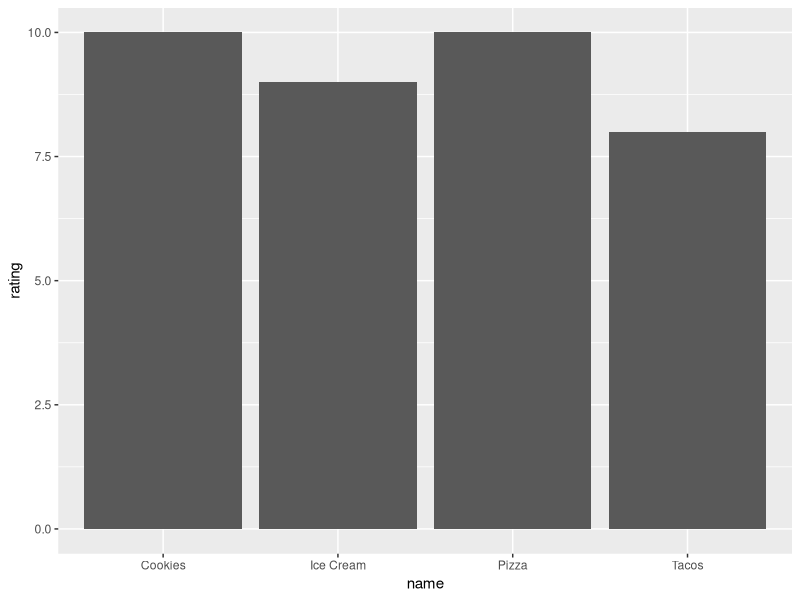
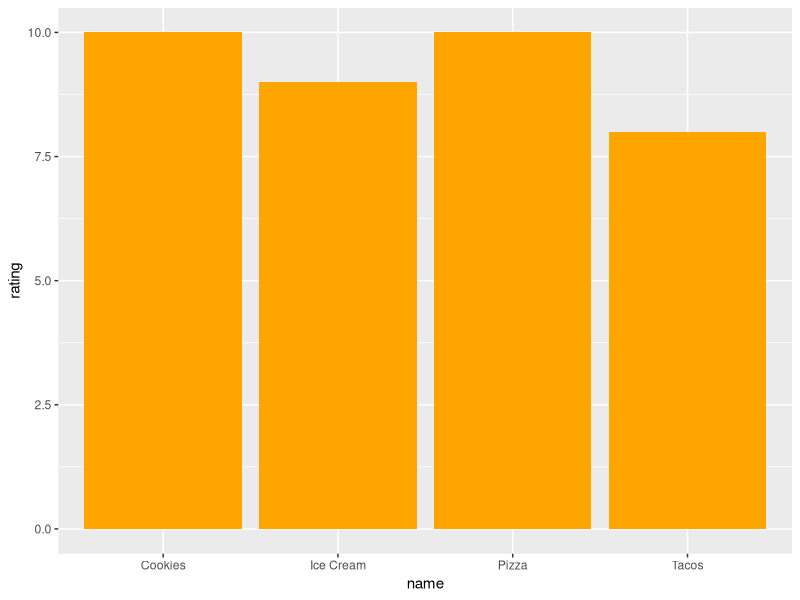
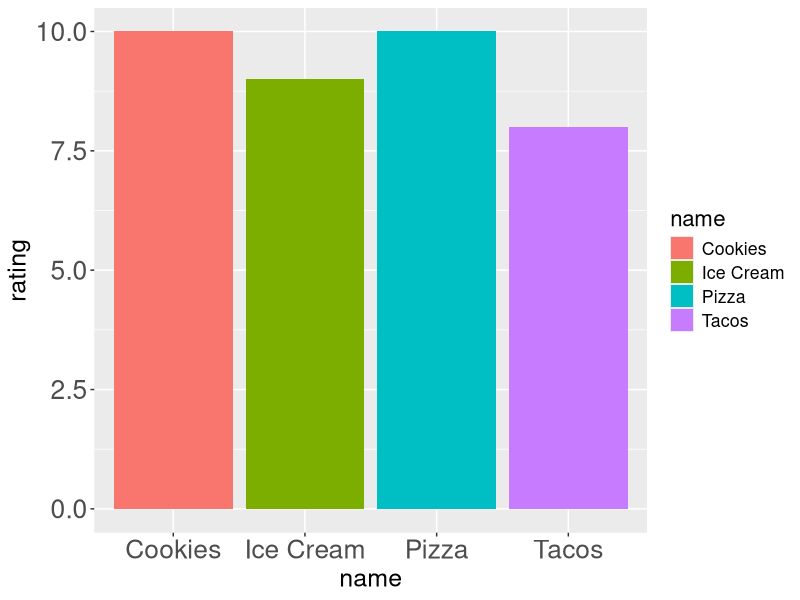
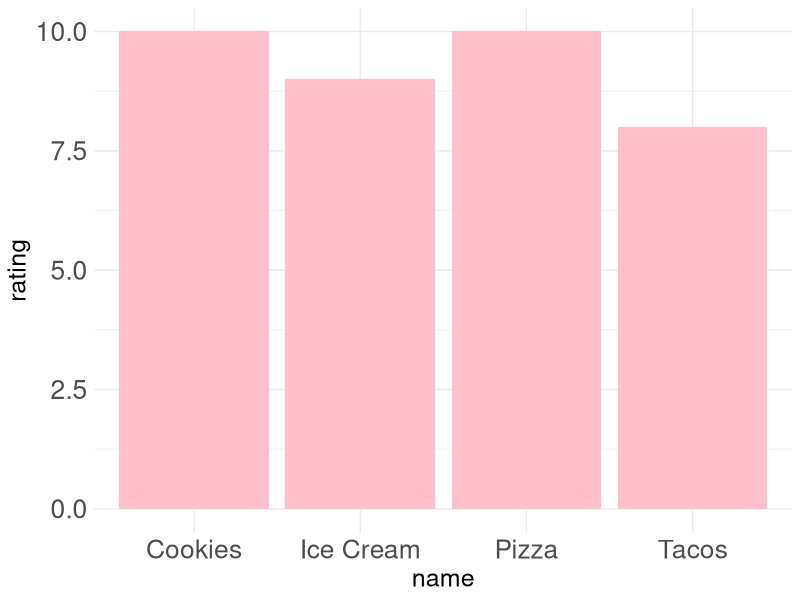
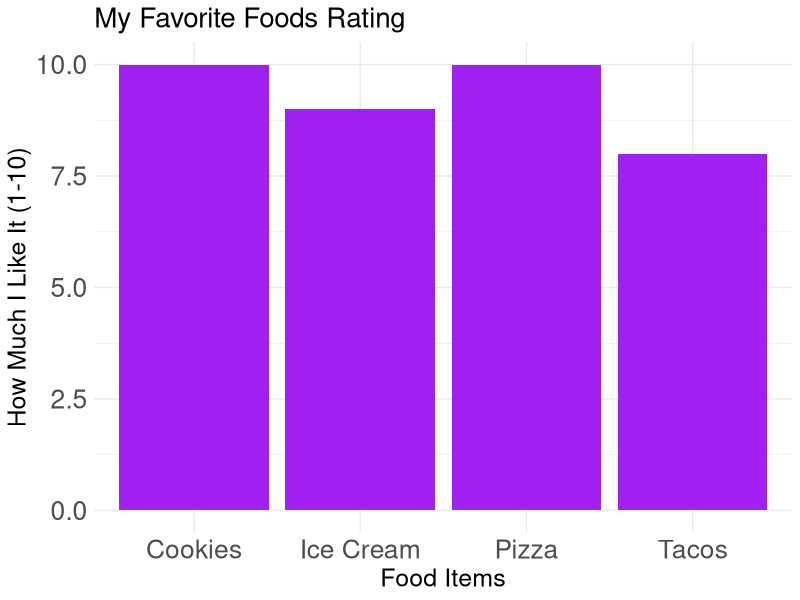
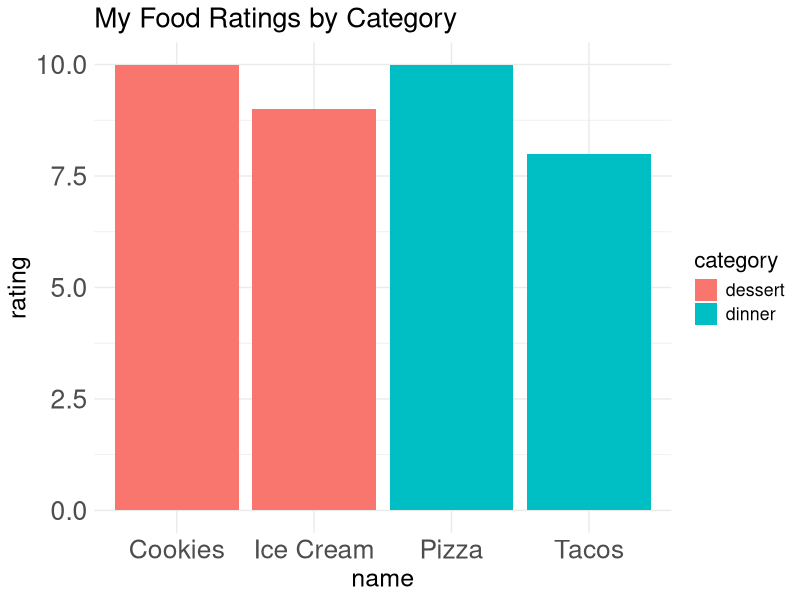

Write the R code that produced these figures, in order.
## ---- chunk 1
library(ggplot2)
## ---- chunk 2
# Example dataframe (replace with yours from Spell 8)
my_data <- data.frame(
  name = c("Pizza", "Ice Cream", "Tacos", "Cookies"),
  rating = c(10, 9, 8, 10),
  category = c("dinner", "dessert", "dinner", "dessert")
)

# Create your first plot with YOUR data!
ggplot(my_data, aes(x = name, y = rating)) +
  geom_col()
## ---- chunk 3
ggplot(my_data, aes(x = name, y = rating)) +
  geom_col(fill = "orange")    # Try different colors: "red", "green", "purple", "orange"

# Try this too - different color for each bar!
ggplot(my_data, aes(x = name, y = rating, fill = name)) +
  geom_col()  +
  theme(text = element_text(size = 16),  # Set text size for all elements
        plot.title = element_text(size = 20), # Set title size
        axis.title = element_text(size = 18), # Set axis title size
        axis.text = element_text(size = 19)) # Set axis text size
## ---- chunk 4
ggplot(my_data, aes(x = name, y = rating)) +
  geom_col(fill = "pink") +
  theme_minimal() +    # Makes it look clean and modern!
  theme(text = element_text(size = 16),  # Set text size for all elements
        plot.title = element_text(size = 20), # Set title size
        axis.title = element_text(size = 18), # Set axis title size
        axis.text = element_text(size = 19)) # Set axis text size

# Try other themes: theme_classic(), theme_dark(), theme_void()
## ---- chunk 5
ggplot(my_data, aes(x = name, y = rating)) +
  geom_col(fill = "purple") +
  theme_minimal() +
  labs(
    title = "My Favorite Foods Rating",     # Main title
    x = "Food Items",                       # X-axis label  
    y = "How Much I Like It (1-10)"        # Y-axis label
  ) +
  theme(text = element_text(size = 16),  # Set text size for all elements
        plot.title = element_text(size = 20), # Set title size
        axis.title = element_text(size = 18), # Set axis title size
        axis.text = element_text(size = 19)) # Set axis text size
## ---- chunk 6
ggplot(my_data, aes(x = name, y = rating, fill = category)) +
  geom_col() +
  theme_minimal() +
  labs(title = "My Food Ratings by Category") +
  theme(text = element_text(size = 16),  # Set text size for all elements
        plot.title = element_text(size = 20), # Set title size
        axis.title = element_text(size = 18), # Set axis title size
        axis.text = element_text(size = 19)) # Set axis text size
